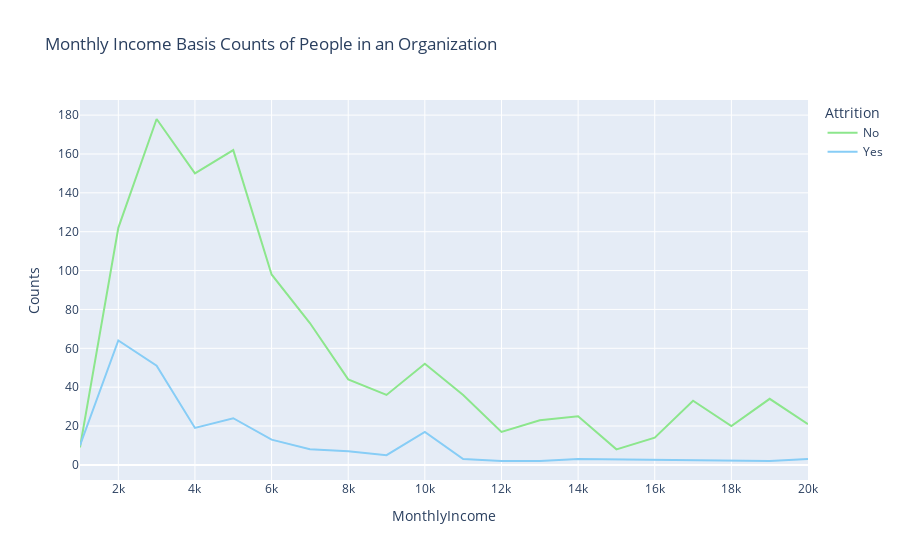

Notebook code cell kept with this figure:
### Markdown cell above
As seen in the chart above, the attrition is maximum between the age groups 28-32. The attrition rate keeps on falling with increasing age, as people look after stability in their jobs at these point of times. Also at a very younger age, i.e. from 18-20, the chances of an employee leaving the organization is far more- since they are exploring at that point of time. It reaches a break even point at the age of 21

### Code cell
# Group data by MonthlyIncome and Attrition and count the number of occurrences
rate_att = df.groupby(['MonthlyIncome', 'Attrition']).size().reset_index(name='Counts')

# Round MonthlyIncome to nearest thousand
rate_att['MonthlyIncome'] = rate_att['MonthlyIncome'].round(-3)

# Group by MonthlyIncome and Attrition again and count the number of occurrences
rate_att = rate_att.groupby(['MonthlyIncome', 'Attrition']).size().reset_index(name='Counts')

fig = px.line(rate_att, x='MonthlyIncome', y='Counts', color='Attrition',
              title='Monthly Income Basis Counts of People in an Organization',
              color_discrete_sequence=['#8CE68C', '#87CDF6'])

fig.show()

### Figure 1 — Plotly figure (JSON) as saved in the notebook; plotly's stock layout.template omitted (floating-point values rounded to 4 significant figures)
{"data": [{"hovertemplate": "Attrition=No<br>MonthlyIncome=%{x}<br>Counts=%{y}<extra></extra>", "legendgroup": "No", "line": {"color": "#8CE68C", "dash": "solid"}, "marker": {"symbol": "circle"}, "mode": "lines", "name": "No", "orientation": "v", "showlegend": true, "type": "scatter", "x": [1000, 2000, 3000, 4000, 5000, 6000, 7000, 8000, 9000, 10000, 11000, 12000, 13000, 14000, 15000, 16000, 17000, 18000, 19000, 20000], "xaxis": "x", "y": [9, 122, 178, 150, 162, 98, 73, 44, 36, 52, 36, 17, 23, 25, 8, 14, 33, 20, 34, 21], "yaxis": "y"}, {"hovertemplate": "Attrition=Yes<br>MonthlyIncome=%{x}<br>Counts=%{y}<extra></extra>", "legendgroup": "Yes", "line": {"color": "#87CDF6", "dash": "solid"}, "marker": {"symbol": "circle"}, "mode": "lines", "name": "Yes", "orientation": "v", "showlegend": true, "type": "scatter", "x": [1000, 2000, 3000, 4000, 5000, 6000, 7000, 8000, 9000, 10000, 11000, 12000, 13000, 14000, 19000, 20000], "xaxis": "x", "y": [10, 64, 51, 19, 24, 13, 8, 7, 5, 17, 3, 2, 2, 3, 2, 3], "yaxis": "y"}], "layout": {"legend": {"title": {"text": "Attrition"}, "tracegroupgap": 0}, "title": {"text": "Monthly Income Basis Counts of People in an Organization"}, "xaxis": {"anchor": "y", "domain": [0, 1], "title": {"text": "MonthlyIncome"}}, "yaxis": {"anchor": "x", "domain": [0, 1], "title": {"text": "Counts"}}}}
